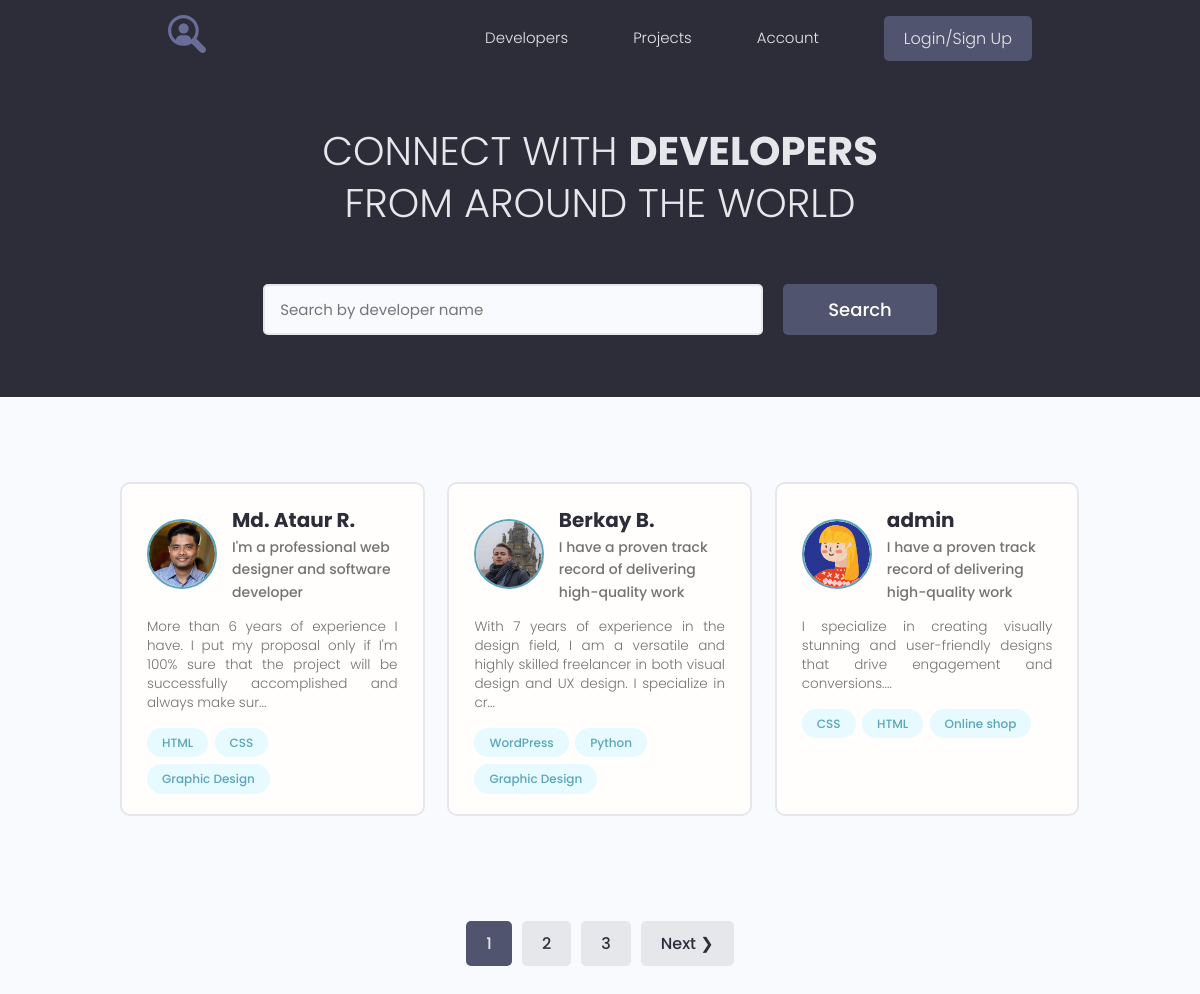
The page / on the database its author committed.
### users/models.py (models this page shows, shortened)
class Profile(models.Model):
    user = models.OneToOneField(User, on_delete=models.CASCADE, blank=True)
    name = models.CharField(max_length=200, blank=True)
    email = models.EmailField(max_length=200, blank=True)
    username = models.CharField(max_length=200, blank=True)
    short_intro = models.CharField(max_length=200, blank=True)
    bio = models.TextField(blank=True)
    profile_image = models.ImageField(default="profiles/user-default.png", upload_to="profiles/")
    social_github = models.CharField(max_length=200, blank=True)
    social_youtube = models.CharField(max_length=200, blank=True)
    social_website = models.CharField(max_length=200, blank=True)
    created = models.DateTimeField(auto_now_add=True)

class Skill(models.Model):
    owner = models.ForeignKey(Profile, on_delete=models.CASCADE, blank=True)
    name = models.CharField(max_length=200, blank=True)
    description = models.TextField(blank=True)
    created = models.DateTimeField(auto_now_add=True)
    def __str__(self):
        return self.name

### users/views.py (the view)
# urls.py: path('', views.profiles, name="profiles"),
def profiles(request):
    prof, search_query = search_profiles(request)
    custom_range, prof = paginate_profiles(request, prof, 3)
    context = {"profiles": prof, "search_query": search_query, "custom_range": custom_range}
    return render(request, 'users/index.html', context)

### users/utils.py (called while the page is built)
def paginate_profiles(request, pr, results):
    page = request.GET.get('page')
    paginator = Paginator(pr, results)
    try:
        pr = paginator.page(page)
    except PageNotAnInteger:
        page = 1
        pr = paginator.page(page)
    except EmptyPage:
        page = paginator.num_pages
        pr = paginator.page(page)
    right_index = int(page) + 5
    if right_index > paginator.num_pages:
        right_index = paginator.num_pages + 1
    left_index = int(page) - 4
    if left_index < 1:
        left_index = 1
    custom_range = range(left_index, right_index)
    return custom_range, pr

def search_profiles(request):
    search_query = ""
    if request.GET.get("search_query"):
        search_query = request.GET.get("search_query")
    skills = Skill.objects.filter(name__iexact=search_query)
    prof = Profile.objects.distinct().filter(Q(name__icontains=search_query) |
                                             Q(short_intro__icontains=search_query) |
                                             Q(bio__icontains=search_query) |
                                             Q(skill__in=skills)
                                             )
    return prof, search_query

### users/templates/users/index.html (shortened to what this page needs)
{% extends 'projects/base.html' %}
{% block content %}
  <main class="home">
    <section class="hero-section text-center">
      <div class="container container--narrow">
        <div class="hero-section__box">
          <h2>CONNECT WITH <span>DEVELOPERS</span></h2>
          <h2>FROM AROUND THE WORLD</h2>
        </div>
        <div class="hero-section__search">
          <form id="search" class="form" action="{% url 'profiles' %}" method="get">
            <div class="form__field">
              <input class="input input--text" id="formInput#search" type="text" value = "{{ search_query }}"
                     name="search_query" placeholder="Search by developer name" />
            </div>
            <input class="btn btn--sub btn--lg" type="submit" value="Search" />
          </form>
        </div>
      </div>
    </section>
    <section class="devlist">
      <div class="container">
        <div class="grid grid--three">
          {% for profile in profiles %}
          <div class="column card">
            <div class="dev">
              <a href="{% url 'user_profile' profile.id %}" class="card__body">
                <div class="dev__profile">
                  <img class="avatar avatar--md" src="{{ profile.profile_image.url }}" alt="image" />
                  <div class="dev__meta">
                    <h3>{{ profile.name }}</h3>
                    <h5>{{ profile.short_intro|slice:"60" }}</h5>
                  </div>
                </div>
                <p class="dev__info">
                  {{ profile.bio|slice:"150" }}...
                </p>
                <div class="dev__skills">
                  {% for skill in profile.skill_set.all|slice:"3" %}
                  <span class="tag tag--pill tag--main">
                    <small>{{ skill }}</small>
                  </span>
                  {% endfor %}
                </div>
              </a>
            </div>
          </div>
          {% endfor %}
        </div>
      </div>
    </section>
    {% include 'projects/pagination.html' with queryset=profiles %}
  </main>
{%  endblock %}

### projects/static/styles/app.css (style rules this page uses)
:root { --color-sub: #2d2d39; }
.btn--sub { background-color: var(--color-sub-light); }
.card { border: 2px solid var(--color-light); }
img { width: 100%; }
.hero-section { height: 40vh; display: flex; align-items: center; background-color: var(--color-sub); }
.hero-section__box { margin-bottom: 4rem; }
.hero-section__box > h2, .hero-section__box > h2 > span { font-size: 4rem; color: var(--color-light); line-height: 1.3; text-transform: uppercase; }
.hero-section__box > h2 { font-weight: 300; }
.hero-section__box > h2 > span { font-weight: 700; }
.hero-section__search > .form { display: flex; align-items: center; justify-content: center; gap: 2rem; }
.hero-section__search > .form input.input--text { width: 50rem; }
.devlist { margin-top: 8rem; }
.devlist .grid { align-items: stretch; }
.devlist .dev .dev__profile { display: flex; align-items: center; gap: 1.5rem; }
.devlist .dev .dev__meta h3 { color: var(--color-sub); font-size: 2rem; font-weight: 700; }
.devlist .dev .dev__meta h5 { color: var(--color-text); font-size: 1.4rem; font-weight: 500; }
.devlist .dev .dev__info { margin: 1.5rem 0; font-size: 1.35rem; line-height: 1.4; text-align: justify; }

### projects/static/uikit/styles/modules/_variables.css (style rules this page uses)
:root { --color-main: #5aa5b9; --color-main-light: #e6faff; --color-sub: #3f4156; --color-sub-light: #51546e; --color-sub-lighter: #ededfd; --color-text: #737373; --color-gray: #8b8b8b; --color-light: #e5e7eb; --color-light-gray: #767676; --color-bg: #f8fafd; --color-white: #fffefd; --color-white-light: #f3f3f3; --color-success: #359e64; --color-success-bg: #def8e8; --color-error: #fc4b0b; --color-error-bg: #fff2ee; --font-base: 'Poppins', arial, helvetica, 'Segoe UI', roboto, ubuntu, sans-serif; --font-monospace: 'Fira Code', 'Courier New', courier, monospace; --font-regular: 300; --font-medium: 500; --font-bold: 700; --generic-shadow: 1px 1px 5px #00000010; --generic-transition: all 0.3s ease-in-out; }

### projects/static/uikit/styles/modules/_base.css (style rules this page uses)
* { margin: 0; padding: 0; box-sizing: border-box; text-rendering: optimizeLegibility; color: inherit; font-size: inherit; }
html { font-size: 50%; }
@media only screen and (min-width: 480px) { html { font-size: 56.25%; } }
@media only screen and (min-width: 1200px) { html { font-size: 62.5%; } }
body { line-height: 1.6; font-weight: 400; font-size: 1.5rem; color: var(--color-text); background-color: var(--color-bg); min-height: 100vh; }

### projects/static/uikit/styles/modules/_typography.css (style rules this page uses)
* { font-family: var(--font-base); }
h2 { font-size: 3.6rem; font-weight: var(--font-bold); }
h3 { font-size: 3.2rem; font-weight: var(--font-medium); }
h5 { font-size: 2.4rem; font-weight: var(--font-medium); }
h5, h6 { font-weight: var(--font-regular); }
p, span, strong { font-size: 1.6rem; color: var(--color-text); font-weight: var(--font-regular); }
a { padding-bottom: 2px; text-decoration: none; display: inline-block; color: var(--color-main); font-weight: var(--font-medium); }

### projects/static/uikit/styles/modules/_utilities.css (style rules this page uses)
.container { width: 92%; max-width: 165rem; margin: 0 auto; box-sizing: border-box; }
.container--narrow { width: 92%; max-width: 120rem; }
@media screen and (min-width: 1000px) { .container { width: 90%; } }
@media screen and (min-width: 1000px) { .container--narrow { width: 85%; } }
@media screen and (min-width: 1200px) { .container { width: 80%; } }
@media screen and (min-width: 1200px) { .container--narrow { width: 72%; } }
.text-center { text-align: center; }

### projects/static/uikit/styles/modules/_avatar.css (style rules this page uses)
.avatar { border-radius: 50%; border: 2px solid var(--color-main); object-fit: cover; }
.avatar--md { height: 7rem; width: 7rem; }

### projects/static/uikit/styles/modules/_button.css (style rules this page uses)
.btn { display: inline-block; position: relative; cursor: pointer; background-color: var(--color-light); font-weight: var(--font-medium); color: var(--color-sub); text-decoration: none; padding: 1rem 2rem; border-radius: 0.5rem; border: none; width: -webkit-fit-content; width: -moz-fit-content; width: fit-content; height: -webkit-fit-content; height: -moz-fit-content; height: fit-content; font-size: 1.6rem; outline-width: 0; outline-color: transparent; -webkit-backface-visibility: hidden; backface-visibility: hidden; transition: all 0.3s ease-in-out; }
.btn--sub { background-color: var(--color-sub); color: var(--color-white); }
.btn--lg { font-size: 1.8rem; padding: 1.2rem 4.5rem; }

### projects/static/uikit/styles/modules/_card.css (style rules this page uses)
.card { border-radius: 1rem; background-color: var(--color-white); border: 1.5px solid var(--color-light); width: auto; height: auto; margin-top: 0.5rem; margin-bottom: 0.5rem; overflow: hidden; }
.card__body, .card__header { padding: 2rem 2.5rem; }

### rows shown on the page
Profile: profile_image (picture), name "Md. Ataur R.", short_intro "I'm a professional web designer and software developer", bio "More than 6 years of experience I have. I put my proposal only if I'm 100% sure that the project will be successfully accomplished and always make sur"
Skill: name "HTML"
Skill: name "CSS"
Skill: name "Graphic Design"
Profile: profile_image (picture), name "Berkay B.", short_intro "I have a proven track record of delivering high-quality work", bio "With 7 years of experience in the design field, I am a versatile and highly skilled freelancer in both visual design and UX design. I specialize in cr"
Skill: name "WordPress"
Skill: name "Python"
Skill: name "Graphic Design"
Profile: profile_image (picture), name "admin", short_intro "I have a proven track record of delivering high-quality work", bio "I specialize in creating visually stunning and user-friendly designs that drive engagement and conversions."
Skill: name "CSS"
Skill: name "HTML"
Skill: name "Online shop"

### other values the page prints
{{ page }} "1"
{{ page }} "2" "3"
